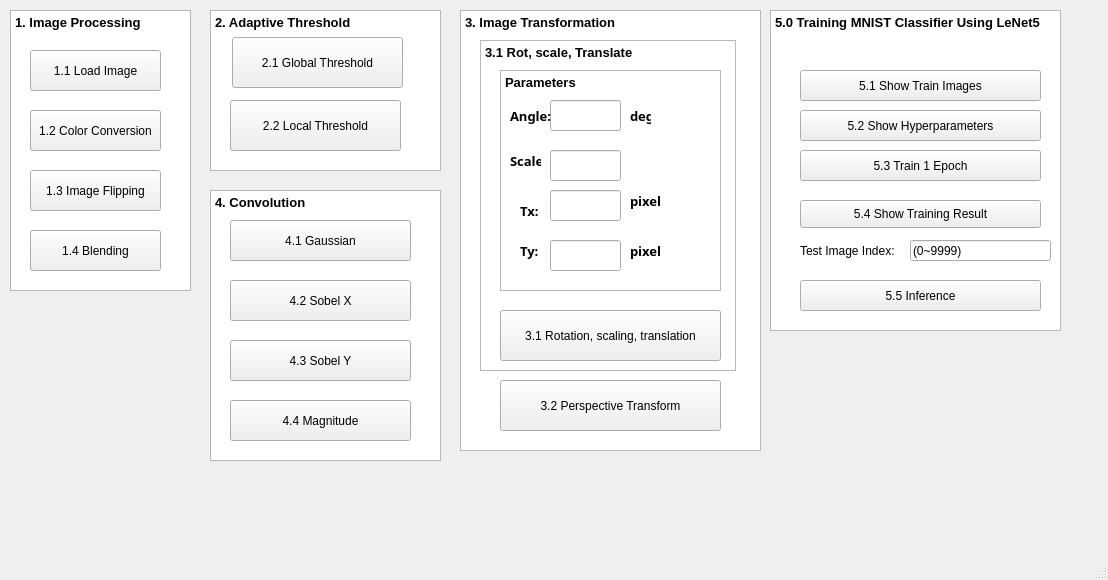
<?xml version="1.0" encoding="UTF-8"?>
<ui version="4.0">
 <class>MainWindow</class>
 <widget class="QMainWindow" name="MainWindow">
  <property name="geometry">
   <rect>
    <x>0</x>
    <y>0</y>
    <width>1108</width>
    <height>580</height>
   </rect>
  </property>
  <property name="windowTitle">
   <string>MainWindow</string>
  </property>
  <widget class="QWidget" name="centralwidget">
   <widget class="QTextBrowser" name="textBrowser">
    <property name="geometry">
     <rect>
      <x>10</x>
      <y>10</y>
      <width>181</width>
      <height>281</height>
     </rect>
    </property>
    <property name="html">
     <string>&lt;!DOCTYPE HTML PUBLIC &quot;-//W3C//DTD HTML 4.0//EN&quot; &quot;http://www.w3.org/TR/REC-html40/strict.dtd&quot;&gt;
&lt;html&gt;&lt;head&gt;&lt;meta name=&quot;qrichtext&quot; content=&quot;1&quot; /&gt;&lt;style type=&quot;text/css&quot;&gt;
p, li { white-space: pre-wrap; }
&lt;/style&gt;&lt;/head&gt;&lt;body style=&quot; font-family:'PMingLiU'; font-size:9pt; font-weight:400; font-style:normal;&quot;&gt;
&lt;p style=&quot; margin-top:0px; margin-bottom:0px; margin-left:0px; margin-right:0px; -qt-block-indent:0; text-indent:0px;&quot;&gt;&lt;span style=&quot; font-size:10pt; font-weight:600;&quot;&gt;1. Image Processing&lt;/span&gt;&lt;/p&gt;&lt;/body&gt;&lt;/html&gt;</string>
    </property>
   </widget>
   <widget class="QTextBrowser" name="textBrowser_2">
    <property name="geometry">
     <rect>
      <x>210</x>
      <y>10</y>
      <width>231</width>
      <height>161</height>
     </rect>
    </property>
    <property name="html">
     <string>&lt;!DOCTYPE HTML PUBLIC &quot;-//W3C//DTD HTML 4.0//EN&quot; &quot;http://www.w3.org/TR/REC-html40/strict.dtd&quot;&gt;
&lt;html&gt;&lt;head&gt;&lt;meta name=&quot;qrichtext&quot; content=&quot;1&quot; /&gt;&lt;style type=&quot;text/css&quot;&gt;
p, li { white-space: pre-wrap; }
&lt;/style&gt;&lt;/head&gt;&lt;body style=&quot; font-family:'PMingLiU'; font-size:9pt; font-weight:400; font-style:normal;&quot;&gt;
&lt;p style=&quot; margin-top:0px; margin-bottom:0px; margin-left:0px; margin-right:0px; -qt-block-indent:0; text-indent:0px;&quot;&gt;&lt;span style=&quot; font-size:10pt; font-weight:600;&quot;&gt;2. Adaptive Threshold&lt;/span&gt;&lt;/p&gt;&lt;/body&gt;&lt;/html&gt;</string>
    </property>
   </widget>
   <widget class="QTextBrowser" name="textBrowser_3">
    <property name="geometry">
     <rect>
      <x>460</x>
      <y>10</y>
      <width>301</width>
      <height>441</height>
     </rect>
    </property>
    <property name="html">
     <string>&lt;!DOCTYPE HTML PUBLIC &quot;-//W3C//DTD HTML 4.0//EN&quot; &quot;http://www.w3.org/TR/REC-html40/strict.dtd&quot;&gt;
&lt;html&gt;&lt;head&gt;&lt;meta name=&quot;qrichtext&quot; content=&quot;1&quot; /&gt;&lt;style type=&quot;text/css&quot;&gt;
p, li { white-space: pre-wrap; }
&lt;/style&gt;&lt;/head&gt;&lt;body style=&quot; font-family:'PMingLiU'; font-size:9pt; font-weight:400; font-style:normal;&quot;&gt;
&lt;p style=&quot; margin-top:0px; margin-bottom:0px; margin-left:0px; margin-right:0px; -qt-block-indent:0; text-indent:0px;&quot;&gt;&lt;span style=&quot; font-size:10pt; font-weight:600;&quot;&gt;3. Image Transformation&lt;/span&gt;&lt;/p&gt;&lt;/body&gt;&lt;/html&gt;</string>
    </property>
   </widget>
   <widget class="QTextBrowser" name="textBrowser_4">
    <property name="geometry">
     <rect>
      <x>480</x>
      <y>40</y>
      <width>256</width>
      <height>331</height>
     </rect>
    </property>
    <property name="html">
     <string>&lt;!DOCTYPE HTML PUBLIC &quot;-//W3C//DTD HTML 4.0//EN&quot; &quot;http://www.w3.org/TR/REC-html40/strict.dtd&quot;&gt;
&lt;html&gt;&lt;head&gt;&lt;meta name=&quot;qrichtext&quot; content=&quot;1&quot; /&gt;&lt;style type=&quot;text/css&quot;&gt;
p, li { white-space: pre-wrap; }
&lt;/style&gt;&lt;/head&gt;&lt;body style=&quot; font-family:'PMingLiU'; font-size:9pt; font-weight:400; font-style:normal;&quot;&gt;
&lt;p style=&quot; margin-top:0px; margin-bottom:0px; margin-left:0px; margin-right:0px; -qt-block-indent:0; text-indent:0px;&quot;&gt;&lt;span style=&quot; font-size:10pt; font-weight:600;&quot;&gt;3.1 Rot, scale, Translate&lt;/span&gt;&lt;/p&gt;&lt;/body&gt;&lt;/html&gt;</string>
    </property>
   </widget>
   <widget class="QTextBrowser" name="textBrowser_5">
    <property name="geometry">
     <rect>
      <x>500</x>
      <y>70</y>
      <width>221</width>
      <height>221</height>
     </rect>
    </property>
    <property name="html">
     <string>&lt;!DOCTYPE HTML PUBLIC &quot;-//W3C//DTD HTML 4.0//EN&quot; &quot;http://www.w3.org/TR/REC-html40/strict.dtd&quot;&gt;
&lt;html&gt;&lt;head&gt;&lt;meta name=&quot;qrichtext&quot; content=&quot;1&quot; /&gt;&lt;style type=&quot;text/css&quot;&gt;
p, li { white-space: pre-wrap; }
&lt;/style&gt;&lt;/head&gt;&lt;body style=&quot; font-family:'PMingLiU'; font-size:9pt; font-weight:400; font-style:normal;&quot;&gt;
&lt;p style=&quot; margin-top:0px; margin-bottom:0px; margin-left:0px; margin-right:0px; -qt-block-indent:0; text-indent:0px;&quot;&gt;&lt;span style=&quot; font-size:10pt; font-weight:600;&quot;&gt;Parameters&lt;/span&gt;&lt;/p&gt;
&lt;p style=&quot;-qt-paragraph-type:empty; margin-top:0px; margin-bottom:0px; margin-left:0px; margin-right:0px; -qt-block-indent:0; text-indent:0px; font-size:10pt; font-weight:600;&quot;&gt;&lt;br /&gt;&lt;/p&gt;&lt;/body&gt;&lt;/html&gt;</string>
    </property>
   </widget>
   <widget class="QPushButton" name="pushButton_11">
    <property name="geometry">
     <rect>
      <x>30</x>
      <y>50</y>
      <width>131</width>
      <height>41</height>
     </rect>
    </property>
    <property name="text">
     <string>1.1 Load Image</string>
    </property>
   </widget>
   <widget class="QPushButton" name="pushButton_12">
    <property name="geometry">
     <rect>
      <x>30</x>
      <y>110</y>
      <width>131</width>
      <height>41</height>
     </rect>
    </property>
    <property name="text">
     <string>1.2 Color Conversion</string>
    </property>
   </widget>
   <widget class="QPushButton" name="pushButton_13">
    <property name="geometry">
     <rect>
      <x>30</x>
      <y>170</y>
      <width>131</width>
      <height>41</height>
     </rect>
    </property>
    <property name="text">
     <string>1.3 Image Flipping</string>
    </property>
   </widget>
   <widget class="QPushButton" name="pushButton_14">
    <property name="geometry">
     <rect>
      <x>30</x>
      <y>230</y>
      <width>131</width>
      <height>41</height>
     </rect>
    </property>
    <property name="autoFillBackground">
     <bool>false</bool>
    </property>
    <property name="text">
     <string>1.4 Blending</string>
    </property>
   </widget>
   <widget class="QTextBrowser" name="textBrowser_6">
    <property name="geometry">
     <rect>
      <x>210</x>
      <y>190</y>
      <width>231</width>
      <height>271</height>
     </rect>
    </property>
    <property name="html">
     <string>&lt;!DOCTYPE HTML PUBLIC &quot;-//W3C//DTD HTML 4.0//EN&quot; &quot;http://www.w3.org/TR/REC-html40/strict.dtd&quot;&gt;
&lt;html&gt;&lt;head&gt;&lt;meta name=&quot;qrichtext&quot; content=&quot;1&quot; /&gt;&lt;style type=&quot;text/css&quot;&gt;
p, li { white-space: pre-wrap; }
&lt;/style&gt;&lt;/head&gt;&lt;body style=&quot; font-family:'PMingLiU'; font-size:9pt; font-weight:400; font-style:normal;&quot;&gt;
&lt;p style=&quot; margin-top:0px; margin-bottom:0px; margin-left:0px; margin-right:0px; -qt-block-indent:0; text-indent:0px;&quot;&gt;&lt;span style=&quot; font-size:10pt; font-weight:600;&quot;&gt;4. Convolution&lt;/span&gt;&lt;/p&gt;&lt;/body&gt;&lt;/html&gt;</string>
    </property>
   </widget>
   <widget class="QPushButton" name="pushButton_21">
    <property name="geometry">
     <rect>
      <x>232</x>
      <y>37</y>
      <width>171</width>
      <height>51</height>
     </rect>
    </property>
    <property name="text">
     <string>2.1 Global Threshold</string>
    </property>
   </widget>
   <widget class="QPushButton" name="pushButton_22">
    <property name="geometry">
     <rect>
      <x>230</x>
      <y>100</y>
      <width>171</width>
      <height>51</height>
     </rect>
    </property>
    <property name="text">
     <string>2.2 Local Threshold</string>
    </property>
   </widget>
   <widget class="QPushButton" name="pushButton_41">
    <property name="geometry">
     <rect>
      <x>230</x>
      <y>220</y>
      <width>181</width>
      <height>41</height>
     </rect>
    </property>
    <property name="text">
     <string>4.1 Gaussian</string>
    </property>
   </widget>
   <widget class="QPushButton" name="pushButton_42">
    <property name="geometry">
     <rect>
      <x>230</x>
      <y>280</y>
      <width>181</width>
      <height>41</height>
     </rect>
    </property>
    <property name="text">
     <string>4.2 Sobel X</string>
    </property>
   </widget>
   <widget class="QPushButton" name="pushButton_43">
    <property name="geometry">
     <rect>
      <x>230</x>
      <y>340</y>
      <width>181</width>
      <height>41</height>
     </rect>
    </property>
    <property name="text">
     <string>4.3 Sobel Y</string>
    </property>
   </widget>
   <widget class="QPushButton" name="pushButton_44">
    <property name="geometry">
     <rect>
      <x>230</x>
      <y>400</y>
      <width>181</width>
      <height>41</height>
     </rect>
    </property>
    <property name="text">
     <string>4.4 Magnitude</string>
    </property>
   </widget>
   <widget class="QLineEdit" name="get_angle">
    <property name="geometry">
     <rect>
      <x>550</x>
      <y>100</y>
      <width>71</width>
      <height>31</height>
     </rect>
    </property>
   </widget>
   <widget class="QLineEdit" name="get_scale">
    <property name="geometry">
     <rect>
      <x>550</x>
      <y>150</y>
      <width>71</width>
      <height>31</height>
     </rect>
    </property>
   </widget>
   <widget class="QLineEdit" name="get_tx">
    <property name="geometry">
     <rect>
      <x>550</x>
      <y>190</y>
      <width>71</width>
      <height>31</height>
     </rect>
    </property>
   </widget>
   <widget class="QLineEdit" name="get_ty">
    <property name="geometry">
     <rect>
      <x>550</x>
      <y>240</y>
      <width>71</width>
      <height>31</height>
     </rect>
    </property>
   </widget>
   <widget class="QPushButton" name="pushButton_31">
    <property name="geometry">
     <rect>
      <x>500</x>
      <y>310</y>
      <width>221</width>
      <height>51</height>
     </rect>
    </property>
    <property name="text">
     <string>3.1 Rotation, scaling, translation</string>
    </property>
   </widget>
   <widget class="QPushButton" name="pushButton_32">
    <property name="geometry">
     <rect>
      <x>500</x>
      <y>380</y>
      <width>221</width>
      <height>51</height>
     </rect>
    </property>
    <property name="text">
     <string>3.2 Perspective Transform</string>
    </property>
   </widget>
   <widget class="QLabel" name="label">
    <property name="geometry">
     <rect>
      <x>510</x>
      <y>100</y>
      <width>41</width>
      <height>31</height>
     </rect>
    </property>
    <property name="font">
     <font>
      <family>Agency FB</family>
      <pointsize>10</pointsize>
      <weight>75</weight>
      <bold>true</bold>
     </font>
    </property>
    <property name="text">
     <string>Angle: </string>
    </property>
   </widget>
   <widget class="QLabel" name="label_2">
    <property name="geometry">
     <rect>
      <x>510</x>
      <y>150</y>
      <width>31</width>
      <height>21</height>
     </rect>
    </property>
    <property name="font">
     <font>
      <family>Agency FB</family>
      <pointsize>10</pointsize>
      <weight>75</weight>
      <bold>true</bold>
     </font>
    </property>
    <property name="text">
     <string>Scale:</string>
    </property>
   </widget>
   <widget class="QLabel" name="label_3">
    <property name="geometry">
     <rect>
      <x>520</x>
      <y>200</y>
      <width>21</width>
      <height>21</height>
     </rect>
    </property>
    <property name="font">
     <font>
      <family>Agency FB</family>
      <pointsize>10</pointsize>
      <weight>75</weight>
      <bold>true</bold>
     </font>
    </property>
    <property name="text">
     <string>Tx:</string>
    </property>
   </widget>
   <widget class="QLabel" name="label_4">
    <property name="geometry">
     <rect>
      <x>520</x>
      <y>240</y>
      <width>21</width>
      <height>21</height>
     </rect>
    </property>
    <property name="font">
     <font>
      <family>Agency FB</family>
      <pointsize>10</pointsize>
      <weight>75</weight>
      <bold>true</bold>
     </font>
    </property>
    <property name="text">
     <string>Ty:</string>
    </property>
   </widget>
   <widget class="QLabel" name="label_6">
    <property name="geometry">
     <rect>
      <x>630</x>
      <y>100</y>
      <width>21</width>
      <height>31</height>
     </rect>
    </property>
    <property name="font">
     <font>
      <family>Agency FB</family>
      <pointsize>10</pointsize>
      <weight>75</weight>
      <bold>true</bold>
     </font>
    </property>
    <property name="text">
     <string>deg</string>
    </property>
   </widget>
   <widget class="QLabel" name="label_7">
    <property name="geometry">
     <rect>
      <x>630</x>
      <y>190</y>
      <width>41</width>
      <height>21</height>
     </rect>
    </property>
    <property name="font">
     <font>
      <family>Agency FB</family>
      <pointsize>10</pointsize>
      <weight>75</weight>
      <bold>true</bold>
     </font>
    </property>
    <property name="text">
     <string>pixel</string>
    </property>
   </widget>
   <widget class="QLabel" name="label_8">
    <property name="geometry">
     <rect>
      <x>630</x>
      <y>240</y>
      <width>41</width>
      <height>21</height>
     </rect>
    </property>
    <property name="font">
     <font>
      <family>Agency FB</family>
      <pointsize>10</pointsize>
      <weight>75</weight>
      <bold>true</bold>
     </font>
    </property>
    <property name="text">
     <string>pixel</string>
    </property>
   </widget>
   <widget class="QTextBrowser" name="textBrowser_7">
    <property name="geometry">
     <rect>
      <x>770</x>
      <y>10</y>
      <width>291</width>
      <height>321</height>
     </rect>
    </property>
    <property name="html">
     <string>&lt;!DOCTYPE HTML PUBLIC &quot;-//W3C//DTD HTML 4.0//EN&quot; &quot;http://www.w3.org/TR/REC-html40/strict.dtd&quot;&gt;
&lt;html&gt;&lt;head&gt;&lt;meta name=&quot;qrichtext&quot; content=&quot;1&quot; /&gt;&lt;style type=&quot;text/css&quot;&gt;
p, li { white-space: pre-wrap; }
&lt;/style&gt;&lt;/head&gt;&lt;body style=&quot; font-family:'PMingLiU'; font-size:9pt; font-weight:400; font-style:normal;&quot;&gt;
&lt;p style=&quot; margin-top:0px; margin-bottom:0px; margin-left:0px; margin-right:0px; -qt-block-indent:0; text-indent:0px;&quot;&gt;&lt;span style=&quot; font-size:10pt; font-weight:600;&quot;&gt;5.0 Training MNIST Classifier Using LeNet5&lt;/span&gt;&lt;/p&gt;&lt;/body&gt;&lt;/html&gt;</string>
    </property>
   </widget>
   <widget class="QPushButton" name="pushButton">
    <property name="geometry">
     <rect>
      <x>800</x>
      <y>70</y>
      <width>241</width>
      <height>31</height>
     </rect>
    </property>
    <property name="text">
     <string>5.1 Show Train Images</string>
    </property>
   </widget>
   <widget class="QPushButton" name="pushButton_2">
    <property name="geometry">
     <rect>
      <x>800</x>
      <y>110</y>
      <width>241</width>
      <height>31</height>
     </rect>
    </property>
    <property name="text">
     <string>5.2 Show Hyperparameters</string>
    </property>
   </widget>
   <widget class="QPushButton" name="pushButton_3">
    <property name="geometry">
     <rect>
      <x>800</x>
      <y>150</y>
      <width>241</width>
      <height>31</height>
     </rect>
    </property>
    <property name="text">
     <string>5.3 Train 1 Epoch</string>
    </property>
   </widget>
   <widget class="QPushButton" name="pushButton_4">
    <property name="geometry">
     <rect>
      <x>800</x>
      <y>280</y>
      <width>241</width>
      <height>31</height>
     </rect>
    </property>
    <property name="text">
     <string>5.5 Inference</string>
    </property>
   </widget>
   <widget class="QLabel" name="label_5">
    <property name="geometry">
     <rect>
      <x>800</x>
      <y>240</y>
      <width>101</width>
      <height>21</height>
     </rect>
    </property>
    <property name="text">
     <string>Test Image Index:</string>
    </property>
   </widget>
   <widget class="QLineEdit" name="lineEdit">
    <property name="geometry">
     <rect>
      <x>910</x>
      <y>240</y>
      <width>141</width>
      <height>21</height>
     </rect>
    </property>
    <property name="text">
     <string>(0~9999)</string>
    </property>
   </widget>
   <widget class="QPushButton" name="pushButton_5">
    <property name="geometry">
     <rect>
      <x>800</x>
      <y>200</y>
      <width>241</width>
      <height>28</height>
     </rect>
    </property>
    <property name="text">
     <string>5.4 Show Training Result</string>
    </property>
   </widget>
  </widget>
  <widget class="QMenuBar" name="menubar">
   <property name="geometry">
    <rect>
     <x>0</x>
     <y>0</y>
     <width>1108</width>
     <height>25</height>
    </rect>
   </property>
  </widget>
  <widget class="QStatusBar" name="statusbar"/>
 </widget>
 <resources/>
 <connections/>
</ui>
